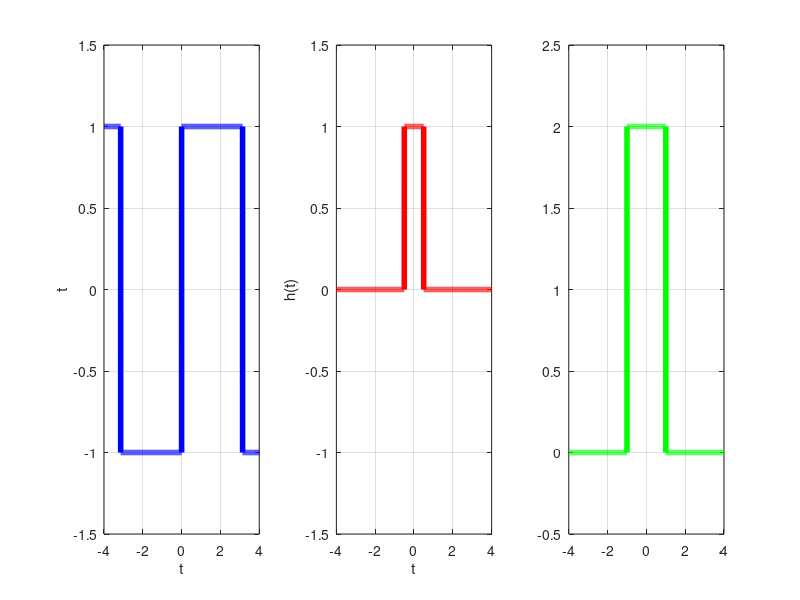

MATLAB code to generate this figure:
close all
clear
clc
%% Generate NonePeriodSquareSignal
% using command 'rectpuls(t,w)'

%% Parameters Setting
t = -4 : 0.001 : 4;
y = rectpuls(t);
z = square(t);


subplot(131)
plot(t,z,'b','linewidth',4)
grid on
axis([-4 4 -1.5 1.5])
xlabel('t')
ylabel('t')

subplot(132)
plot(t,y,'r','linewidth',4)
grid on
axis([-4 4 -1.5 1.5])
xlabel('t')
ylabel('h(t)')

subplot(133)
y1 = 2 * rectpuls(t,2);
plot(t,y1,'g','linewidth',4)
grid on
axis([ -4 4 -0.5 2.5])



